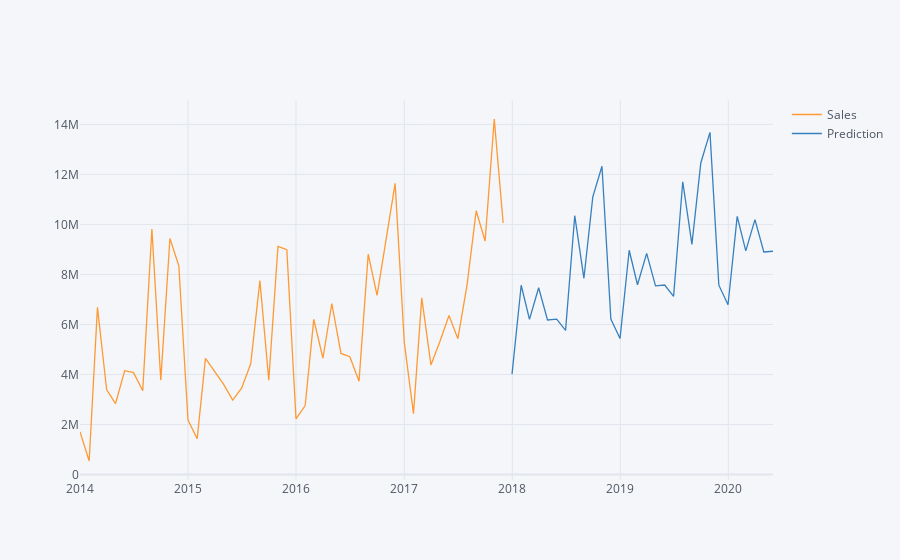

Write notebook code for a chart like this one.
### Code cell
future_forecast2 = stepwise_model.predict(n_periods=30)
# This returns an array of predictions:
print(future_forecast2)
index = pd.date_range('2017-12-01', periods=30, freq='M')
future_forecast2 = pd.DataFrame(future_forecast2,index =index,columns =
                               ["Prediction"])
pd.concat([sale_category,future_forecast2],axis=1).iplot()
print(sale_category)
